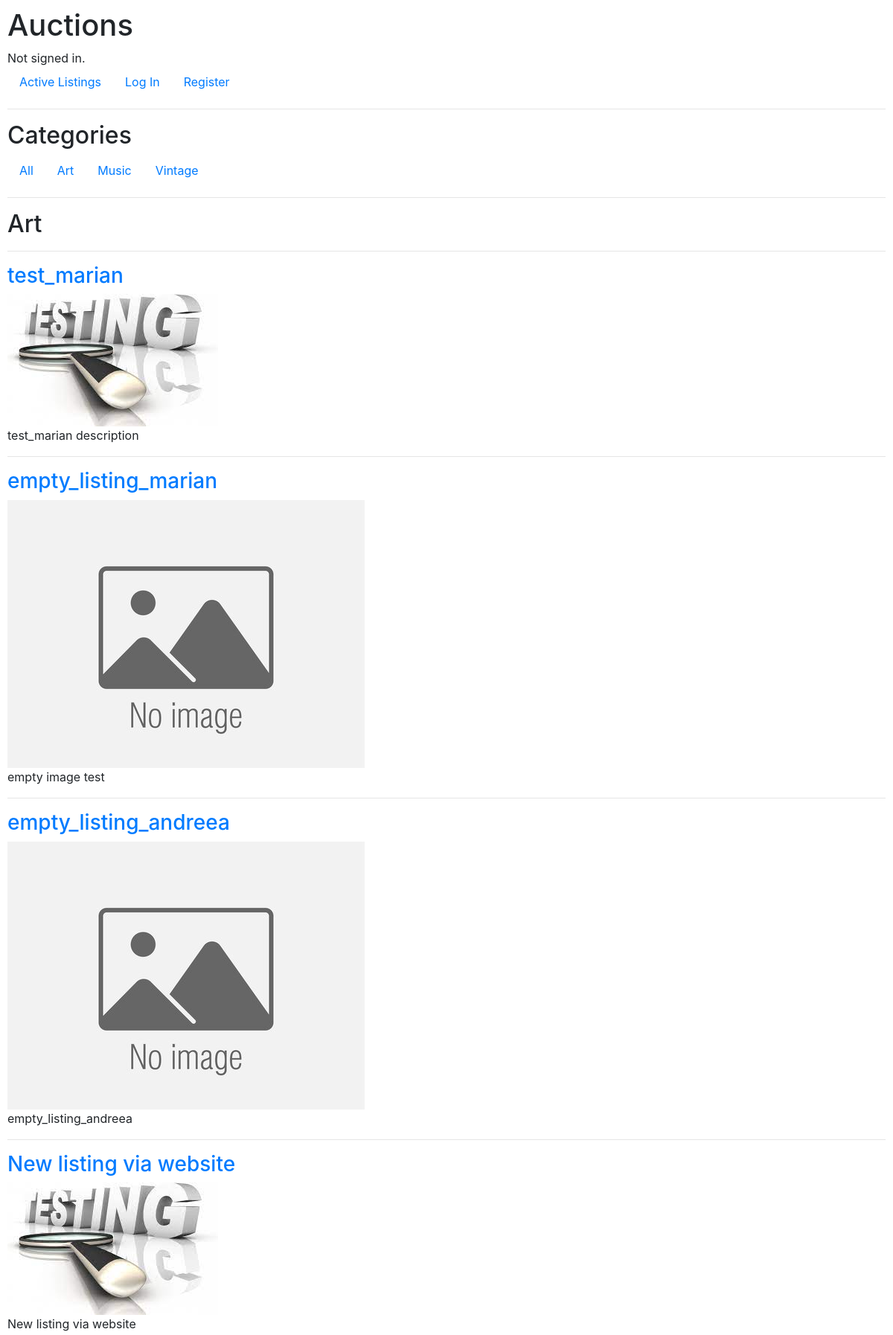
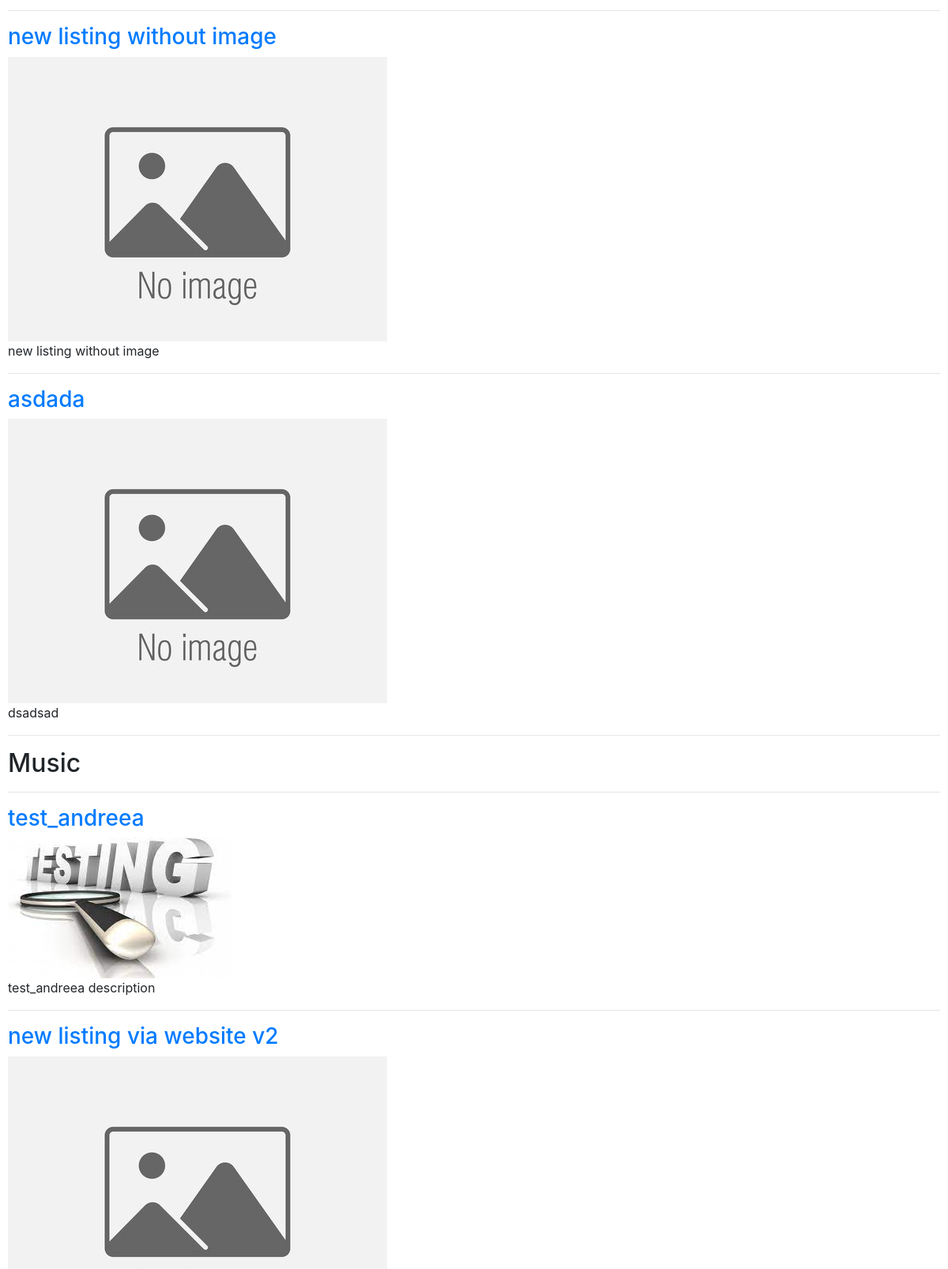
The app's page /categories/all/ (upper part) with its own data (2 pictures, top to bottom).
### auctions/models.py (models this page shows, shortened)
class Category(models.Model):
    name = models.CharField(max_length=50)
    class Meta:
        ordering = ['name']

class Listing(models.Model):
    user = models.ForeignKey(User, on_delete=models.CASCADE, null=False, blank=False)
    title = models.CharField(max_length=64)
    description = models.CharField(max_length=200)
    image = models.FileField(upload_to=image_path, blank=True)
    starting = models.DecimalField(max_digits=3, decimal_places=0,validators=[MinValueValidator(limit_value=1)], default=1)
    category = models.ForeignKey(Category, on_delete=models.CASCADE, null=True, related_name='category')
    active = models.BooleanField(default=True)
    winner = models.OneToOneField(User, on_delete=models.PROTECT, null=True, blank=True, related_name="winner")
    def image_url(self):
        return self.image.url if self.image else os.path.join(settings.MEDIA_URL, 'default.jpg')

### auctions/views.py (the view)
# urls.py: path("categories/", lambda request: redirect('categories_all'), name="categories"),
def categories_all(request):
    categories = Category.objects.all()
    categories_listings = {}
    for category in categories:
        listings = Listing.objects.filter(category=category)
        categories_listings[category] = listings
    return render(request, 'auctions/all_categories.html', {
        'categories_listings': categories_listings
    })

### auctions/templatetags/show_categories.py (called while the page is built)
@register.inclusion_tag("auctions/category_list.html")
def show_categories(categories):
    categories = Category.objects.all()
    return {"categories": categories}

### auctions/templates/auctions/all_categories.html
{% extends "auctions/layout.html" %}
{% load static %}
{% block body %}
{% for category, listings in categories_listings.items %}
    <h2>{{ category.name }}</h2>
    <hr>
    {% for listing in listings %}
    <a href="{% url 'listing' listing.id %}"><h3>{{listing.title}}</h3></a>
    <img src="{{listing.image_url}}" alt="{{ listing.title}}">
    <p>{{listing.description}}</p>
    <hr>
    {% empty %}
        <p>No active listings.</p>
    {% endfor %}
{% endfor %}
{% endblock %}

### auctions/templates/auctions/category_list.html
{% block body %}
<h2>Categories</h2>
<ul class="nav">
    <li class="nav-item">
        <a class="nav-link" href="{% url 'categories' %}">All</a>
    </li>
    {% for category in categories %}
        <li class="nav-item">
            <a class="nav-link" href="{% url 'category' category.name %}">{{category.name}}</a>
        </li>
    {% endfor %}
</ul>
{% endblock %}

### auctions/static/auctions/styles.css (style rules this page uses)
body { padding: 10px; }

### records on screen
Category: name "Art"
Category: name "Music"
Category: name "Vintage"
Listing: title "test_marian", image_url (picture), description "test_marian description"
Listing: title "empty_listing_marian", description "empty image test"
Listing: title "empty_listing_andreea", description "empty_listing_andreea"
Listing: title "New listing via website", image_url (picture), description "New listing via website"
Listing: title "new listing without image", description "new listing without image"
Listing: title "asdada", description "dsadsad"
Listing: title "test_andreea", image_url (picture), description "test_andreea description"
Listing: title "new listing via website v2"
